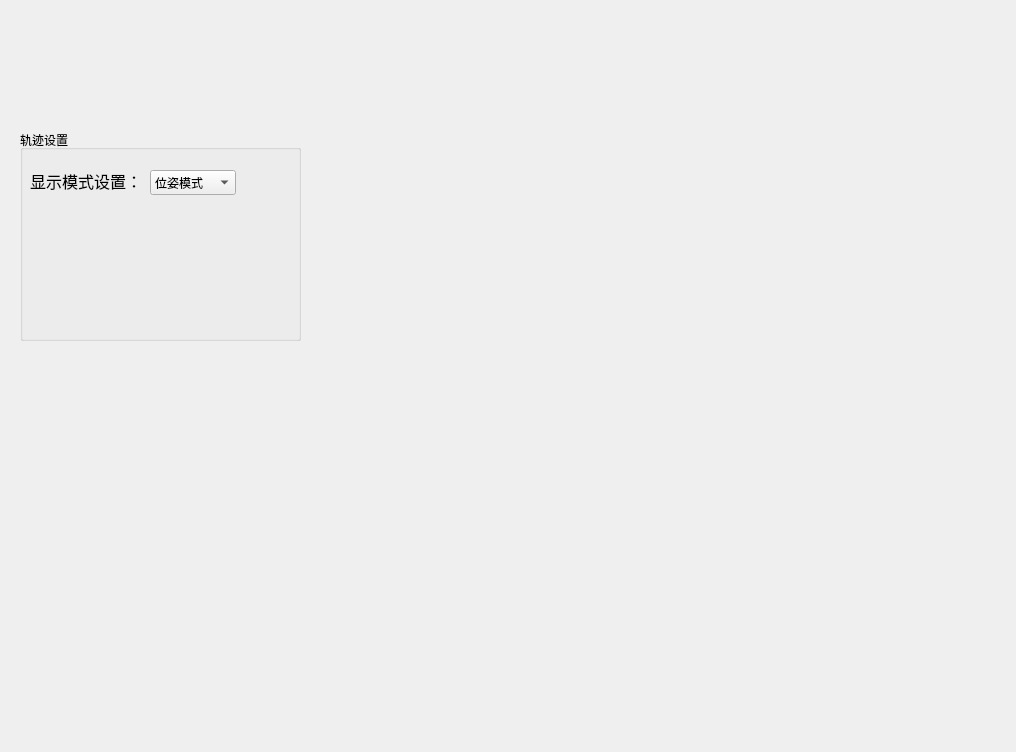
<?xml version="1.0" encoding="UTF-8"?>
<ui version="4.0">
 <class>visiblePanel</class>
 <widget class="QWidget" name="visiblePanel">
  <property name="geometry">
   <rect>
    <x>0</x>
    <y>0</y>
    <width>1016</width>
    <height>752</height>
   </rect>
  </property>
  <property name="windowTitle">
   <string>Form</string>
  </property>
  <widget class="QGroupBox" name="groupbox_path_set">
   <property name="geometry">
    <rect>
     <x>20</x>
     <y>130</y>
     <width>281</width>
     <height>211</height>
    </rect>
   </property>
   <property name="title">
    <string>轨迹设置</string>
   </property>
   <widget class="QLabel" name="label">
    <property name="geometry">
     <rect>
      <x>10</x>
      <y>40</y>
      <width>111</width>
      <height>21</height>
     </rect>
    </property>
    <property name="font">
     <font>
      <pointsize>12</pointsize>
     </font>
    </property>
    <property name="text">
     <string>显示模式设置：</string>
    </property>
   </widget>
   <widget class="QComboBox" name="combox_path_mdl">
    <property name="geometry">
     <rect>
      <x>130</x>
      <y>40</y>
      <width>86</width>
      <height>25</height>
     </rect>
    </property>
    <item>
     <property name="text">
      <string>位姿模式</string>
     </property>
    </item>
    <item>
     <property name="text">
      <string>曲线模式</string>
     </property>
    </item>
   </widget>
  </widget>
 </widget>
 <resources/>
 <connections/>
</ui>
